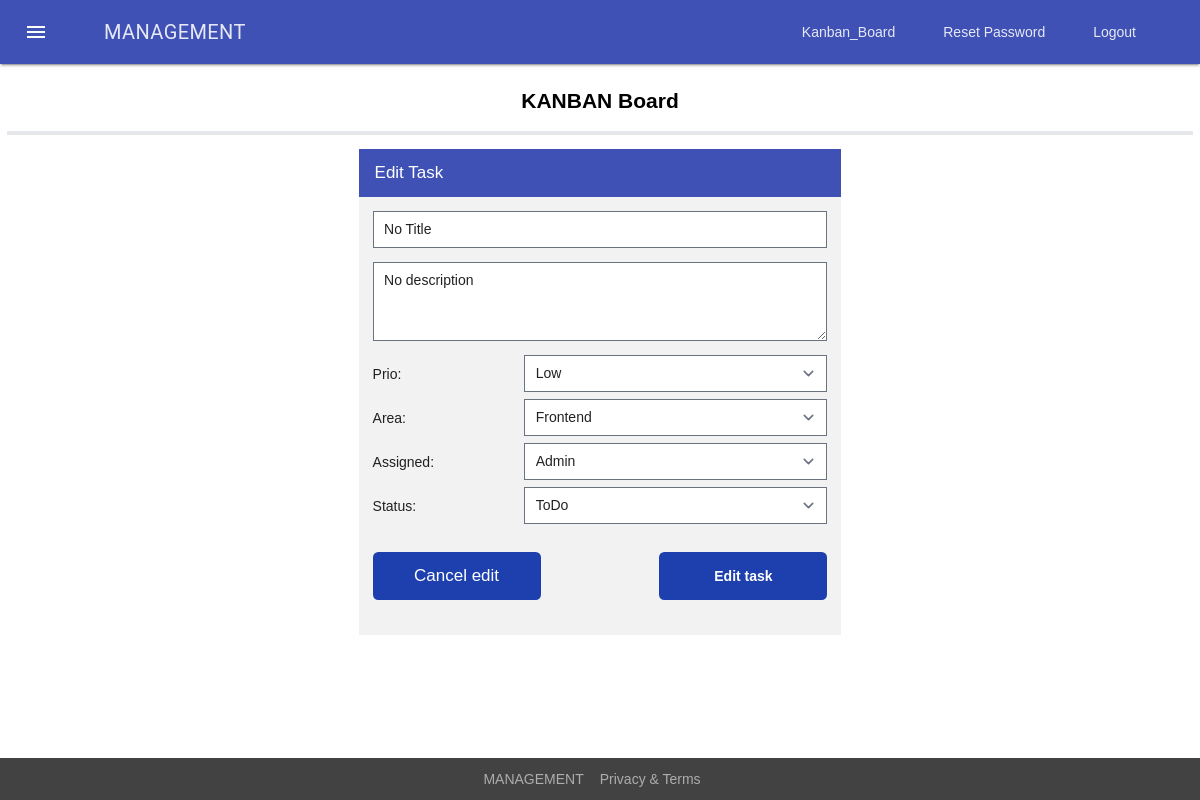
/management/kanban_board/edit-task/1/, run on an earlier commit of the app's database.
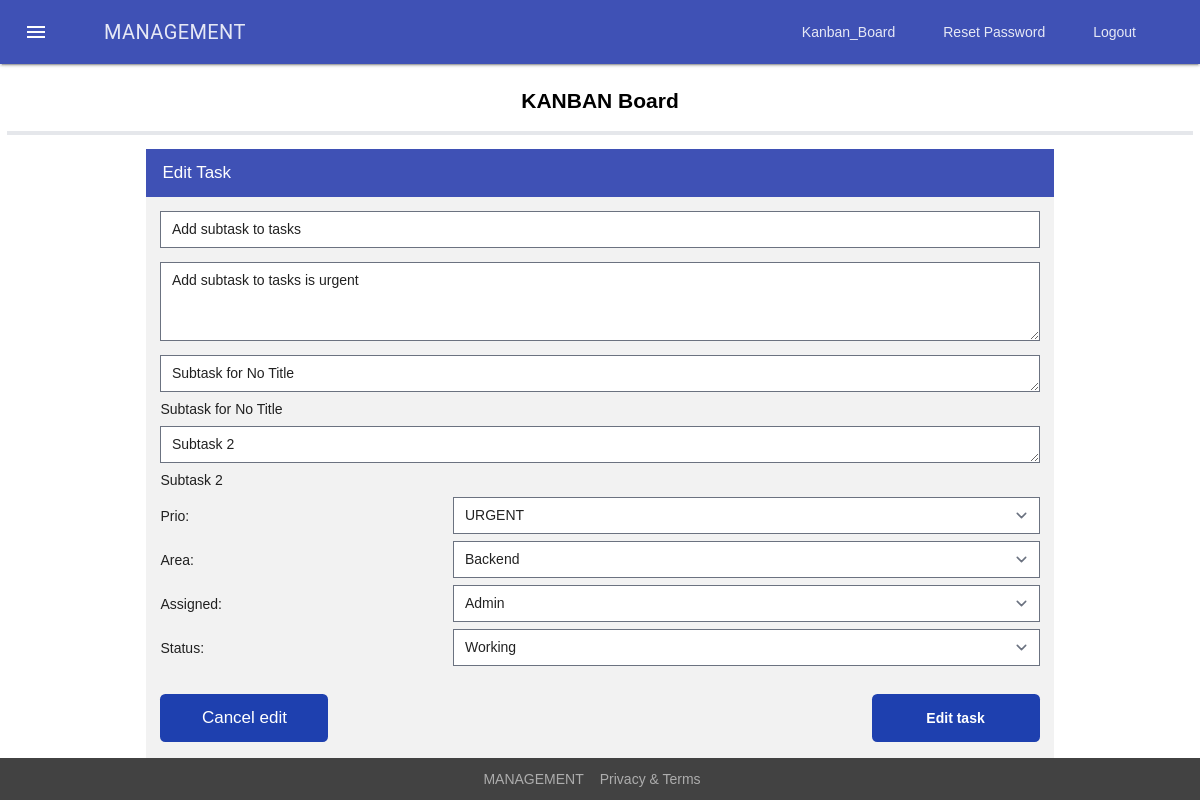
And on a later commit of the database.
### apps/kanban_board/models.py (models this page shows, shortened)
class Task(models.Model):
  title = models.CharField(max_length=200, default="No Title")
  description = models.CharField(max_length=400, default="No description")
  prio = models.CharField(max_length=20, choices=PRIO_CHOICES, default='Low')
  member_type = models.CharField(max_length=20, choices=MEMBER_TYPE_CHOICES, default='Frontend')
  assigned = models.ForeignKey(User, on_delete=models.PROTECT)
  status=models.CharField(max_length=20, choices=STATUS_CHOICES, default='ToDo')
  created_at = models.DateTimeField('date created')
  updated_at = models.DateTimeField('date updated')

class Subtask(models.Model):
  task = models.ForeignKey(Task, on_delete=models.CASCADE)
  title = models.CharField(max_length=50, default="No Title")
  status_subtask = models.BooleanField("Status", default=False)

### apps/kanban_board/views.py (the view)
# urls.py: path('edit-task/<int:task_id>/', views.edit_task, name='edit_task'),
def edit_task(request, task_id):
    userList = User.objects.all()
    id = task_id
    selectedTask = Task.objects.get(pk=id)
    user = User.objects.get(pk=selectedTask.assigned_id)
    subtask = Subtask.objects.filter(task_id=id)
    return render(request, 'kanban_board/edit_task.html', {'editTask':selectedTask, 'users': userList, 'currentUser': user, 'subtasks':subtask})

### templates/kanban_board/edit_task.html (shortened to what this page needs)
{% extends "base/base_template.html" %} {% block content %} {% load static %}
<link rel="stylesheet" href="{% static 'css/kanban_board_css/create_task.css' %}" />
<div class="mdl-card__title mdl-card--expand border-b-4 mb-4">
   <div class="mdl-card--border text-center w-full text-xl font-semibold">
      <a href="{% url 'index_kanban_board' %}" class="mdl-card--border text-2xl font-semibold text-black hover:text-gray-500"> KANBAN Board</a>
   </div>
</div>
<div class="flex justify-center">
   <div class="topnav">
      <a class="active w-full">Edit Task</a>
      <div id="add_Task" class="w-full flex-col items-center pt-2" style="display: flex">
         <form action={% url 'edit_task_successfully' editTask.id  %} method="post" class="w-full px-4">
            <input class="w-full my-2" type="text" name="editTitle" id="editTitle" value="{{ editTask.title }}" minlength="5" maxlength="50" required />
            <textarea
               class="w-full my-2"
               name="editDescription"
               id="editDescription"
               placeholder="Description..."
               minlength="10"
               maxlength="255"
               required
               cols="30"
               rows="3 "
            >
{{ editTask.description }}</textarea
            >
{% for subtask in subtasks %}
            <textarea
               class="w-full my-2"
               name="editSubtaskDescription"
               id="editSubtaskDescription"
               placeholder="Subtask description..."
               minlength="10"
               maxlength="255"
               cols="10"
               rows="1"
            >
{{ subtask.title }}</textarea
            >{{ subtask.title }}
{% endfor %}
            <div class="flex justify-evenly items-center my-2">
               <label class="w-2/6" for="prio">Prio:</label>
               <select class="w-4/6" name="editPrio" id="editPrio">
                  <option selected="selected">{{ editTask.prio }}</option>
               </select>
            </div>
            <div class="flex justify-evenly items-center my-2">
               <label class="w-2/6" for="memberType">Area:</label>
               <select class="w-4/6" name="editType" id="editType" required>
                  <option selected="selected">{{ editTask.member_type }}</option>
               </select>
            </div>
            <div class="flex justify-evenly items-center my-2">
               <label class="w-2/6" for="prio">Assigned:</label>
               <select class="w-4/6" name="editAssigned" id="editAssigned">
                  <option  selected="selected">{{ currentUser }}</option>
               </select>
            </div>
            <div class="flex justify-evenly items-center my-2">
               <label class="w-2/6" for="status">Status:</label>
               <select class="w-4/6" name="editStatus" id="editStatus" required>
                  <option selected="selected">{{ editTask.status }}</option>
               </select>
            </div>
                <div class="flex justify-between mt-6 gap-x-4 mb-0">
                  <a class="w-48 text-white px-4 py-2 my-2 bg-blue-800 hover:bg-opacity-50 text-center rounded-md" href="{% url 'index_kanban_board' %}">Cancel edit</a>
               <button class="w-48 text-white px-4 py-2 my-2 bg-blue-800 hover:bg-opacity-50 font-semibold rounded-md" type="submit">Edit task</button>
            </div>
         </form>
      </div>
   </div>
</div>
{% endblock %}

### templates/base/base_template.html (shortened to what this page needs)
{% load static %} {% load static tailwind_tags %} {% tailwind_css %}
<!DOCTYPE html>
<html lang="en">
<head>
   <link rel="stylesheet" href="{% static 'css/base_css/base.css' %}" />
   <link rel="stylesheet" href="{% static 'css/registered/registered.css' %}" />
   <link rel="stylesheet" href="{% static 'css/base_css/material.min.css' %}" />
</head>
<body>
   <div class="mdl-layout mdl-js-layout mdl-layout--fixed-header">
      <header class="mdl-layout__header">
         <div class="mdl-layout__header-row">
            <a class="mdl-navigation__link mdl-layout-title" href="{% url 'home' %}">MANAGEMENT</a>
            <nav class="mdl-navigation mdl-layout--large-screen-only">
               <a class="mdl-navigation__link" href="{% url 'index_kanban_board' %}">Kanban_Board</a>
               <a class="mdl-navigation__link" href="{% url 'password_reset' %}">Reset Password</a>
               <a class="mdl-navigation__link" href="{% url 'logout' %}">Logout</a>
            </nav>
         </div>
      </header>
      <main class="mdl-layout__content p-2 scoll-main">{% block content %}{% endblock %}</main>
      <footer>
         <ul class="mdl-mini-footer__link-list center-elements">
            <li><a href="#">MANAGEMENT</a></li>
            <li><a href="#">Privacy & Terms</a></li>
         </ul>
      </footer>
   </div>
</body>
</html>

### static/css/base_css/base.css (style rules this page uses)
body { padding: 0; margin: 0; }
.scoll-main { -ms-overflow-style: none !important; scrollbar-width: none !important; }
footer { padding: 0.5rem !important; color: #adadad; background-color: #424242; display: flex; flex-direction: column; justify-content: center; align-items: center; height: 3rem; }
.center-elements { display: flex; justify-content: center; align-items: center; }
.flex { display: flex; }
.flex-col { flex-direction: column; }
html { line-height: 1.5; -webkit-text-size-adjust: 100%; -moz-tab-size: 4; -o-tab-size: 4; tab-size: 4; font-family: ui-sans-serif, system-ui, -apple-system, BlinkMacSystemFont, Segoe UI, Roboto, Helvetica Neue, Arial, Noto Sans, sans-serif, Apple Color Emoji, Segoe UI Emoji, Segoe UI Symbol, Noto Color Emoji; font-feature-settings: normal }
body { margin: 0; line-height: inherit }
a { color: inherit; text-decoration: inherit }
button, input, optgroup, select, textarea { font-family: inherit; font-size: 100%; font-weight: inherit; line-height: inherit; color: inherit; margin: 0; padding: 0 }
button, select { text-transform: none }
[type=button], [type=reset], [type=submit], button { -webkit-appearance: button; background-color: initial; background-image: none }
menu, ol, ul { list-style: none; margin: 0; padding: 0 }
textarea { resize: vertical }
input::placeholder, textarea::placeholder { opacity: 1; color: #9ca3af }
[role=button], button { cursor: pointer }
[multiple], [type=date], [type=datetime-local], [type=email], [type=month], [type=number], [type=password], [type=search], [type=tel], [type=text], [type=time], [type=url], [type=week], select, textarea { -webkit-appearance: none; -moz-appearance: none; appearance: none; background-color: #fff; border-color: #6b7280; border-width: 1px; border-radius: 0; padding: .5rem .75rem; font-size: 1rem; line-height: 1.5rem; --tw-shadow: 0 0 #0000 }
input::placeholder, textarea::placeholder { color: #6b7280; opacity: 1 }
select { background-position: right .5rem center; background-repeat: no-repeat; background-size: 1.5em 1.5em; padding-right: 2.5rem; -webkit-print-color-adjust: exact; print-color-adjust: exact }
.my-2 { margin-top: .5rem; margin-bottom: .5rem }
.mb-4 { margin-bottom: 1rem }
.mt-6 { margin-top: 1.5rem }
.mb-0 { margin-bottom: 0 }
.flex { display: flex }
.w-full { width: 100% }
.w-2\/6 { width: 33.333333% }
.w-4\/6 { width: 66.666667% }
.w-48 { width: 12rem }
.flex-col { flex-direction: column }
.items-center { align-items: center }
.justify-center { justify-content: center }
.justify-between { justify-content: space-between }
.justify-evenly { justify-content: space-evenly }
.gap-x-4 { -moz-column-gap: 1rem; column-gap: 1rem }
.rounded-md { border-radius: .375rem }
.border-b-4 { border-bottom-width: 4px }
.bg-blue-800 { --tw-bg-opacity: 1; background-color: rgb(30 64 175/var(--tw-bg-opacity)) }
.p-2 { padding: .5rem }
.px-4 { padding-left: 1rem; padding-right: 1rem }
.py-2 { padding-bottom: .5rem }
.pt-2, .py-2 { padding-top: .5rem }
.text-center { text-align: center }
.text-xl { font-size: 1.25rem; line-height: 1.75rem }
.text-2xl { font-size: 1.5rem; line-height: 2rem }
.font-semibold { font-weight: 600 }
.text-black { --tw-text-opacity: 1; color: rgb(0 0 0/var(--tw-text-opacity)) }
.text-white { --tw-text-opacity: 1; color: rgb(255 255 255/var(--tw-text-opacity)) }

### static/css/kanban_board_css/create_task.css (style rules this page uses)
.topnav { overflow: hidden; background-color: rgba(0, 0, 0, 0.05); position: relative; padding-bottom: 1rem; }
.topnav a { color: white; padding: 14px 16px; text-decoration: none; font-size: 17px; display: block; }
.active { background-color: #3F51B5; color: white; }

What changed in the data, as far as the page shows it:
changed Task: editTitle "No Title" → "Add subtask to tasks"; editDescription "No description" → "Add subtask to tasks is urgent"; editPrio "Low" → "URGENT"; editType "Frontend" → "Backend"; editStatus "ToDo" → "Working"
added Subtask: editSubtaskDescription "Subtask for No Title", title "Subtask for No Title"
added Subtask: editSubtaskDescription "Subtask 2", title "Subtask 2"
